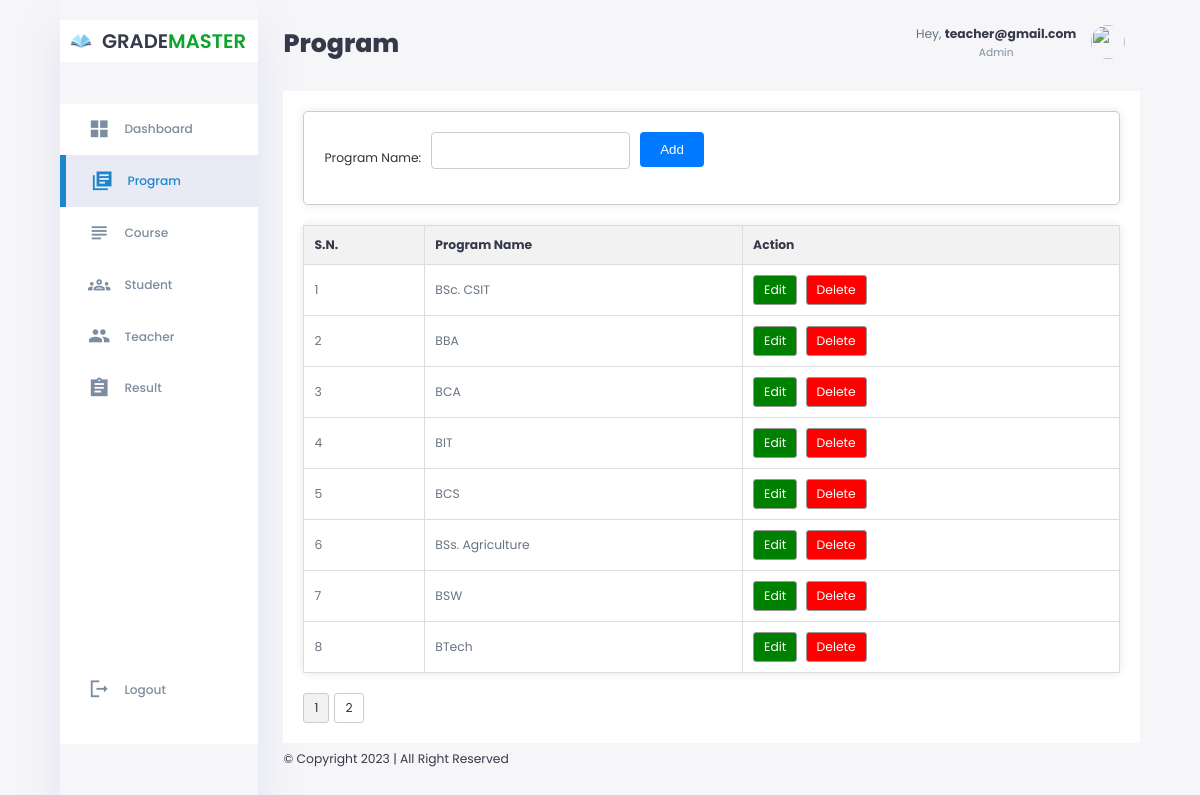
/_dashboard/admin/program.php (signed in), run on the app's committed database.
### tables this page shows
CREATE TABLE `programs` (
  `program_id` int(11) NOT NULL,
  `program_name` varchar(255) DEFAULT NULL
);

### _dashboard/admin/program.php (the view, shortened to what this page needs)
<?php
require '../../includes/config.php';
        $resultsPerPage = 8;
        $currentPage = 1;
        $offset = ($currentPage - 1) * $resultsPerPage;
        $displayProgramQuery = "SELECT * FROM programs LIMIT $offset, $resultsPerPage";
        $programDisplayResult = mysqli_query($conn, $displayProgramQuery);
        $totalProgramsQuery = "SELECT COUNT(*) AS total FROM programs";
        $totalProgramsResult = mysqli_query($conn, $totalProgramsQuery);
        $totalPrograms = mysqli_fetch_assoc($totalProgramsResult)['total'];
        $totalPages = ceil($totalPrograms / $resultsPerPage);
    require_once('header.php');
?>
            <main class="main-container">
                <div class="program-form">
                    <form method="post">
                        <div class="input-group">
                            <label for="program_name" class="program_name">Program Name:</label>
                            <input type="text" name="program_name" required>
                        </div>
                        <div>
                            <button type="submit" name="add-program">Add</button>
                        </div>
                    </form>
                </div>
                <div class="program-table">
                    <table>
                        <thead>
                            <tr>
                                <th>S.N.</th>
                                <th>Program Name</th>
                                <th>Action</th>
                            </tr>
                        </thead>
                        <tbody>
                            <?php
                            if ($programDisplayResult->num_rows > 0) {
                                $counter = ($currentPage - 1) * $resultsPerPage + 1;
                                foreach ($programDisplayResult as $row) {
                            ?>
                                    <tr>
                                        <td><?= $counter ?></td>
                                        <td><?= $row['program_name'] ?></td>
                                        <td>
                                            <a href="./updateProgram.php?editCriteria=<?= $row['program_id'] ?>">Edit</a>
                                            <a href="program.php?deleteCriteria=<?= $row['program_id'] ?>" onclick="return confirm('Are you sure you want to delete this item?');">Delete</a>
                                        </td>
                                    </tr>
                            <?php
                                    $counter++;
                                }
                            } else {
                                echo "<tr><td colspan='3'>No programs found.</td></tr>";
                            }
                            ?>
                        </tbody>
                    </table>
                </div>
                <div class="pagination">
                    <?php
                    for ($page = 1; $page <= $totalPages; $page++) {
                        $active = ($page == $currentPage) ? "active" : "";
                        echo '<a href="program.php?page=' . $page . '" class="' . $active . '">' . $page . '</a>';
                    }
                    ?>
                </div>
            </main>
            <div class="footer">
                &copy; Copyright 2023 | All Right Reserved
            </div>
        </div>
    </div>
</div>
</body>
</html>

### _dashboard/admin/style.css (style rules this page uses)
:root { --color-primary: #1c86cc; --color-danger: #c50d0d; --color-button: #115dc0; --color-success: #0da52e; --color-warning: #F7D060; --color-white: #fff; --color-info-dark: #7d8da1; --color-dark: #363949; --color-light: rgba(132, 139, 200, 0.18); --color-dark-variant: #677483; --color-background: #f6f6f9; --card-border-radius: 2rem; --border-radius-1: 0.4rem; --border-radius-2: 0.8rem; --border-radius-3: 1.2rem; --card-padding: 1.8rem; --padding-1: 1.2rem; --box-shadow: 0 2rem 3rem var(--color-light); --sidebar-size:250px; }
* { margin: 0; padding: 0; }
html { font-size: 14px; }
body { width: 100vw; height: 100vh; font-family: 'Poppins', sans-serif; font-size: 0.88rem; user-select: none; overflow-x: hidden; color: var(--color-dark); background-color: var(--color-background); }
a { color: var(--color-dark); }
.main-container { background: var(--color-white); min-height: 75vh; padding: 20px 20px; grid-area: main; overflow-y: auto; margin-top: 2rem; }
main > div:last-child { position:relative; width: 100%; }
main table tbody { margin-top: 1rem; }
main table tbody td { height: 2rem; border-bottom: 1px solid var(--color-light); color: var(--color-dark-variant); }
.wrapper-box .wrapper .footer { position: absolute; bottom: 0; left: 0; }
.pagination { margin-top: 20px; }
.pagination a { display: inline-block; padding: 5px 10px; margin-right: 5px; border: 1px solid #ccc; border-radius: 3px; text-decoration: none; color: #333; transition: background-color 0.3s ease; }
.pagination a.active, .pagination a:hover { background-color: #f2f2f2; }
.main-container { display: flex; flex-wrap: wrap; padding: 20px; }
.program-form { width: 100%; max-height: 100px; position: relative; display: grid; gap: 20px; grid-template-columns: auto 1fr; padding: 20px; border: 1px solid #ccc; border-radius: 5px; box-sizing: border-box; margin-bottom: 20px; background-color: #fff; box-shadow: 0 0 10px rgba(0, 0, 0, 0.1); overflow-y: auto; }
.program-form form { display: grid; grid-template-columns: auto 1fr; gap: 10px; }
.input-group { display: grid; grid-template-columns: max-content 1fr; align-items: center; gap: 10px; }
.input-group label { color: #333; }
.input-group input { padding: 10px; border: 1px solid #ccc; border-radius: 4px; box-sizing: border-box; margin-bottom: 15px; }
.program-form button { padding: 10px 20px; border: none; border-radius: 4px; background-color: #007bff; color: #fff; cursor: pointer; transition: background-color 0.3s ease; }
.program-table { position: relative; width: 100%; background-color: #fff; border-radius: 5px; box-shadow: 0 0 10px rgba(0, 0, 0, 0.1); }
.program-table table { width: 100%; border-collapse: collapse; border: 1px solid #ddd; }
.program-table th, .program-table td { border: 1px solid #ddd; padding: 10px; text-align: left; }
.program-table th { background-color: #f2f2f2; }
.program-table a { display: inline-block; margin-right: 5px; padding: 5px 10px; text-decoration: none; color: #333; border: 1px solid #999; border-radius: 3px; transition: background-color 0.3s ease; }
.program-table td a[href*="updateProgram.php"] { background-color: green; color: white; }
.program-table td a[href*="program.php?deleteCriteria"] { background-color: red; color: white; }

### data on the page
programs: program_name "BSc. CSIT"
programs: program_name "BBA"
programs: program_name "BCA"
programs: program_name "BIT"
programs: program_name "BCS"
programs: program_name "BSs. Agriculture"
programs: program_name "BSW"
programs: program_name "BTech"

### other printed values
$pageTitle "Program"
$_SESSION['username'] "teacher@gmail.com"
